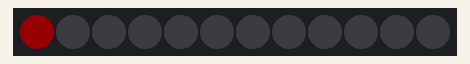
Simulated run of this sketch. Board: Arduino Uno, built with avr-gcc and run on an emulated ATmega328P. Parts: 12 RGB LEDs in strip order, left to right. Dim RGB values are drawn brighter than linear.

Above: at 0.05 s.
At 0.75 s:
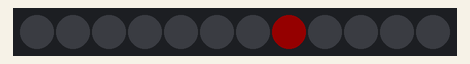
At 1.15 s:
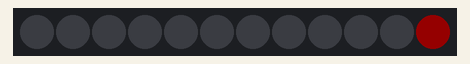
At 1.55 s:
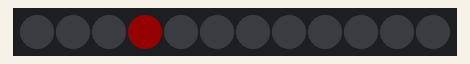

Measured:
- by itself, everything shown: repeats every 1.2 s, in 12 steps

The sketch:

testLED_moving.ino
```cpp
#include "FastLED.h"

//Number of LEDs
#define NUM_LEDS 12

//Define our clock and data lines
#define DATA_PIN 11
#define CLOCK_PIN 13

//Create the LED array
CRGB leds[NUM_LEDS];

void setup() {

      //Tell FastLED what we're using. Note "BGR" where you might normally find "RGB".
      //This is just to rearrange the order to make all the colors work right.
      FastLED.addLeds<APA102, DATA_PIN, CLOCK_PIN, BGR>(leds, NUM_LEDS);

      //Set global brightness
      FastLED.setBrightness(40);
}

void loop() {

  uint8_t x;
  uint16_t wait = 100;

for (int dot=0;dot<NUM_LEDS; dot++){
  leds[dot] = CRGB::Maroon;
  FastLED.show();
  leds[dot]=CRGB::Black;
  delay(100);
}

}
```
